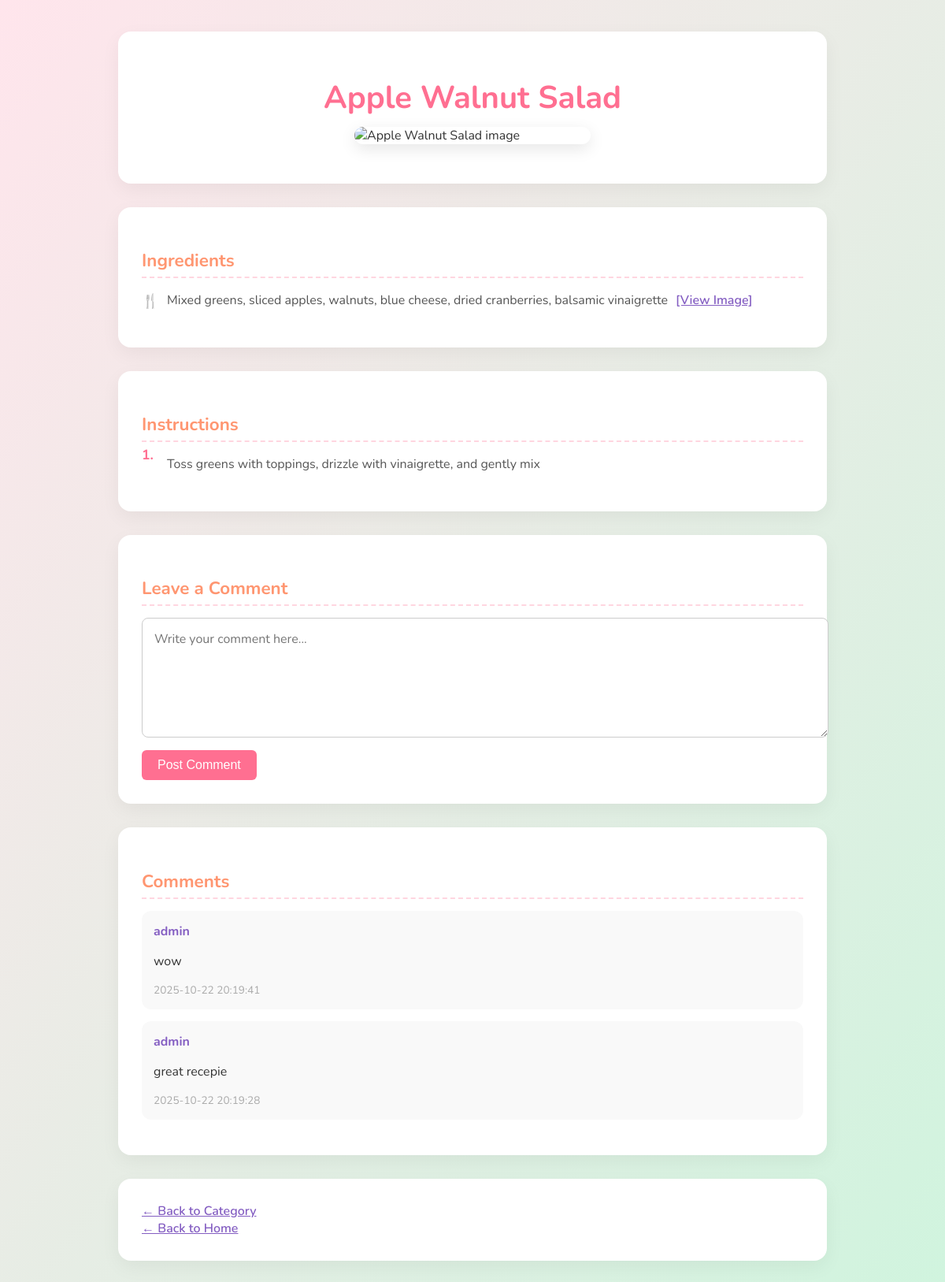
The app's page /recipe/5 with its own data.
### tables this page shows
CREATE TABLE "recipes" (
	"id"	INTEGER,
	"category_id"	INTEGER,
	"dish_image"	BLOB,
	"name"	TEXT,
	"ingredients"	TEXT,
	"instructions"	TEXT,
	PRIMARY KEY("id"),
	FOREIGN KEY("category_id") REFERENCES "categories"("id")
);

CREATE TABLE comments (
    id INTEGER PRIMARY KEY AUTOINCREMENT,
    recipe_id INTEGER NOT NULL,
    user_name TEXT NOT NULL,
    comment_text TEXT NOT NULL,
    created_at TIMESTAMP DEFAULT CURRENT_TIMESTAMP,
    FOREIGN KEY(recipe_id) REFERENCES recipes(id) ON DELETE CASCADE,
    CHECK(length(comment_text) <= 500)
    );

### app.py (the view)
@app.route('/recipe/<int:recipe_id>')
def recipe(recipe_id):
    db = get_db()
    recipe = db.execute('SELECT * FROM recipes WHERE id=?', (recipe_id,)).fetchone()
    comments = db.execute('SELECT * FROM comments WHERE recipe_id=? ORDER BY created_at DESC', (recipe_id,)).fetchall()
    return render_template('recipe.html', recipe=recipe, comments=comments)

### app.py (called while the page is built)
def get_db():
    db = getattr(g, '_database', None)
    if db is None:
        db = g._database = sqlite3.connect(DATABASE)
        db.row_factory = sqlite3.Row
    return db

@app.teardown_appcontext
def close_connection(exception):
    db = getattr(g, '_database', None)
    if db is not None:
        db.close()

### templates/recipe.html (shortened to what this page needs)
<!DOCTYPE html>
<html lang="en">
<head>
</head>
<body>
    <div class="container">
        <div class="card">
            <h1>{{ recipe.name }}</h1>
            <img src="/recipe_image/{{ recipe.id }}" alt="{{ recipe.name }} image">
        </div>
        <div class="card">
            <h3>Ingredients</h3>
            <ul class="bullet-list">
                {% for item in recipe.ingredients.split('\n') %}
                    {% if item.strip() %}
                        <li>
                            <div class="ingredient-content">
                                <span>{{ item }}</span>
                                <a href="https://unsplash.com/s/photos/{{ item | urlencode }}" target="_blank">[View Image]</a>
                            </div>
                        </li>
                    {% endif %}
                {% endfor %}
            </ul>
        </div>
        <div class="card">
            <h3>Instructions</h3>
            <ol class="bullet-list">
                {% for step in recipe.instructions.split('\n') %}
                    {% if step.strip() %}
                        <li>{{ step }}</li>
                    {% endif %}
                {% endfor %}
            </ol>
        </div>
        <div class="card comment-box">
            <h3>Leave a Comment</h3>
            <form action="/add_comment/{{ recipe.id }}" method="POST">
                <textarea name="comment" placeholder="Write your comment here..." required></textarea>
                <button type="submit">Post Comment</button>
            </form>
        </div>
        <div class="card comments">
            <h3>Comments</h3>
            {% for comment in comments %}
                <div class="comment">
                    <div class="username">{{ comment.user_name }}</div>
                    <p>{{ comment.comment_text }}</p>
                    <div class="created-at">{{ comment.created_at }}</div>
                </div>
            {% endfor %}
        </div>
        <div class="card">
            <a href="/category/{{ recipe.category_id }}">← Back to Category</a><br>
            <a href="/index">← Back to Home</a>
        </div>
    </div>
</body>
</html>

### templates/recipe.html (style rules this page uses)
body { margin: 0; padding: 40px; font-family: 'Nunito', sans-serif; background: linear-gradient(to bottom right, #ffe5ec, #d0f4de); color: #333; }
.container { max-width: 900px; margin: auto; display: grid; grid-template-columns: 1fr; gap: 30px; }
.card { background-color: #fff; border-radius: 16px; box-shadow: 0 8px 24px rgba(0,0,0,0.05); padding: 30px; transition: transform 0.2s ease; }
h1 { font-size: 2.5rem; color: #ff6f91; margin-bottom: 10px; text-align: center; }
h3 { font-size: 1.4rem; color: #ff9671; margin-bottom: 15px; border-bottom: 2px dashed #ffd6e0; padding-bottom: 5px; }
img { width: 300px; height: auto; border-radius: 16px; box-shadow: 0 6px 20px rgba(0,0,0,0.1); display: block; margin: 0 auto 20px auto; }
.bullet-list { list-style: none; padding-left: 0; }
.bullet-list li { position: relative; padding-left: 32px; margin-bottom: 12px; font-size: 1rem; color: #555; line-height: 1.6; display: flex; align-items: center; }
.bullet-list li::before { content: '🍴'; position: absolute; left: 0; top: 50%; transform: translateY(-50%); font-size: 1.1rem; }
.ingredient-content { display: flex; align-items: center; gap: 10px; }
ol.bullet-list { counter-reset: li; }
ol.bullet-list li { position: relative; padding-left: 32px; margin-bottom: 12px; font-size: 1rem; color: #555; line-height: 1.6; }
ol.bullet-list li::before { content: counter(li) "."; counter-increment: li; position: absolute; left: 0; top: 0; font-weight: bold; color: #ff6f91; }
a { color: #845ec2; text-decoration: underline; font-weight: 600; }
.comment-box textarea { width: 100%; height: 120px; padding: 15px; border-radius: 8px; border: 1px solid #ccc; font-family: 'Nunito', sans-serif; font-size: 1rem; }
.comment-box button { padding: 10px 20px; background-color: #ff6f91; color: white; border: none; border-radius: 6px; font-size: 1rem; cursor: pointer; margin-top: 10px; }
.comment { background-color: #f9f9f9; padding: 15px; border-radius: 12px; margin-bottom: 15px; }
.comment .username { font-weight: bold; color: #845ec2; }
.comment .created-at { font-size: 0.85rem; color: #aaa; }

### records on screen
recipes: name "Apple Walnut Salad", ingredients "Mixed greens, sliced apples, walnuts, blue cheese, dried cranberries, balsamic vinaigrette", instructions "Toss greens with toppings, drizzle with vinaigrette, and gently mix"
comments: user_name "admin", comment_text "wow", created_at "2025-10-22 20:19:41"
comments: user_name "admin", comment_text "great recepie", created_at "2025-10-22 20:19:28"
